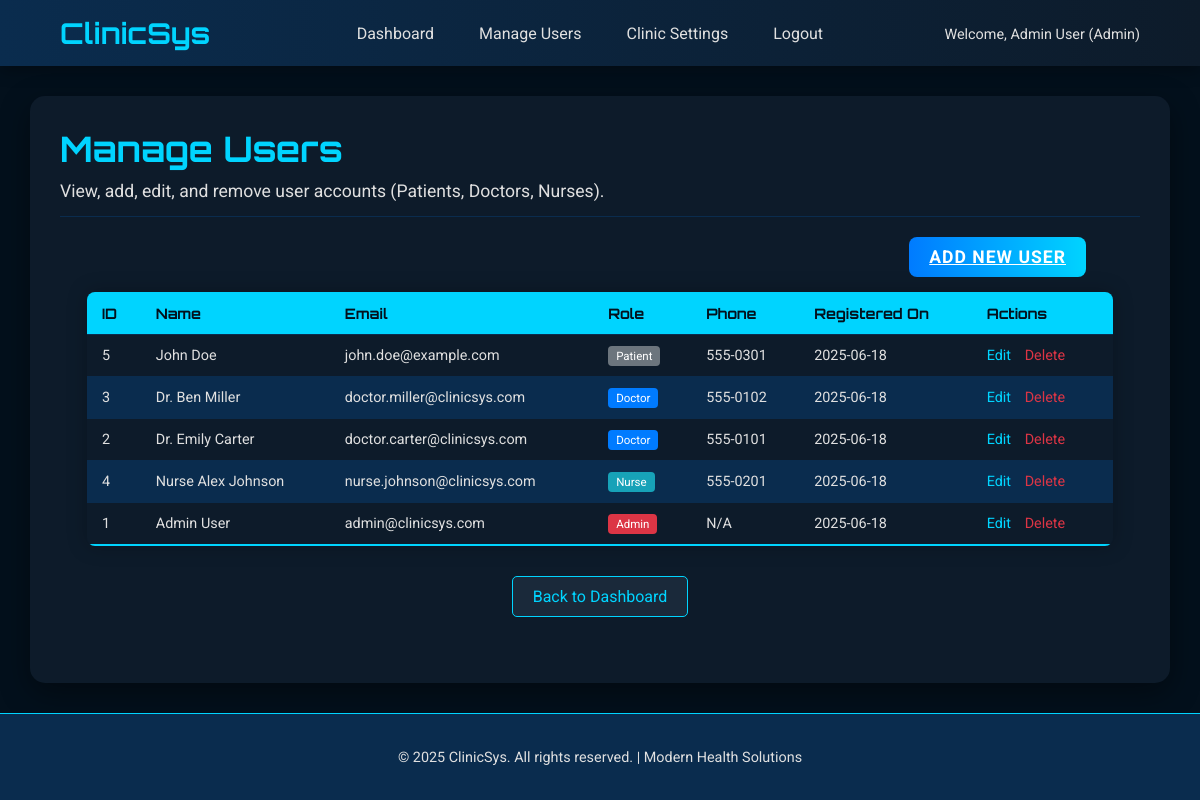
The page /manage_users.php (signed in) on the database its author committed.
### tables this page shows
CREATE TABLE IF NOT EXISTS `users` (
  `id` INT AUTO_INCREMENT PRIMARY KEY,
  `nom` VARCHAR(255) NOT NULL COMMENT 'Full name of the user',
  `email` VARCHAR(255) NOT NULL UNIQUE COMMENT 'Email address, used for login',
  `mot_de_passe` VARCHAR(255) NOT NULL COMMENT 'Hashed password',
  `phone` VARCHAR(50) DEFAULT NULL COMMENT 'Phone number',
  `address` TEXT DEFAULT NULL COMMENT 'Physical address',
  `gender` ENUM('Male', 'Female', 'Other') DEFAULT NULL,
  `date_of_birth` DATE DEFAULT NULL,
  `role` ENUM('patient', 'doctor', 'nurse', 'admin') NOT NULL COMMENT 'Role of the user in the system',
  `created_at` TIMESTAMP DEFAULT CURRENT_TIMESTAMP,
  `updated_at` TIMESTAMP DEFAULT CURRENT_TIMESTAMP ON UPDATE CURRENT_TIMESTAMP
);

### includes/functions.php (called while the page is built, shortened)
<?php
function is_logged_in() {
    return isset($_SESSION["user_id"]);
}
?>

### manage_users.php (the view, shortened to what this page needs)
<?php
require_once 'includes/db.php';
require_once 'includes/header.php';
$page_title = "Manage Users";
$users = [];
$error_message = '';
$sql_fetch_users = "SELECT id, nom, email, role, phone, created_at FROM users ORDER BY role, nom ASC";
$result_users = $conn->query($sql_fetch_users);
if ($result_users) {
    while ($row = $result_users->fetch_assoc()) {
        $users[] = $row;
    }
} else {
    $error_message = "Error fetching users: " . $conn->error;
}
?>
<div class="dashboard-header">
    <h1><?php echo $page_title; ?></h1>
    <p>View, add, edit, and remove user accounts (Patients, Doctors, Nurses).</p>
</div>
<div style="margin-bottom: 20px; text-align: right; max-width: 90%; margin-left:auto; margin-right:auto;">
    <a href="add_user.php" class="btn-login" style="padding: 10px 20px;">Add New User</a>
</div>
<?php if (empty($users) && empty($error_message)): ?>
    <div class="info-message" style="background-color: var(--secondary-color); color: var(--text-color); padding: 20px; border-radius: 8px; text-align: center; margin-top: 20px; max-width: 90%; margin-left:auto; margin-right:auto;">
        <p>No users found.</p>
    </div>
<?php elseif (!empty($users)): ?>
    <div style="max-width: 95%; margin: 0 auto;">
        <table class="content-table animated-table">
            <thead>
                <tr>
                    <th>ID</th>
                    <th>Name</th>
                    <th>Email</th>
                    <th>Role</th>
                    <th>Phone</th>
                    <th>Registered On</th>
                    <th>Actions</th>
                </tr>
            </thead>
            <tbody>
                <?php foreach ($users as $user): ?>
                    <tr>
                        <td><?php echo htmlspecialchars($user['id']); ?></td>
                        <td><?php echo htmlspecialchars($user['nom']); ?></td>
                        <td><?php echo htmlspecialchars($user['email']); ?></td>
                        <td><span class="status-<?php echo strtolower(htmlspecialchars($user['role'])); ?>"><?php echo ucfirst(htmlspecialchars($user['role'])); ?></span></td>
                        <td><?php echo htmlspecialchars($user['phone'] ?? 'N/A'); ?></td>
                        <td><?php echo htmlspecialchars(date("Y-m-d", strtotime($user['created_at']))); ?></td>
                        <td class="action-links">
                            <a href="edit_user.php?user_id=<?php echo $user['id']; ?>">Edit</a>
                            <?php if ($user['id'] !== $_SESSION['user_id']):  ?>
                            <a href="manage_users.php?action=delete&user_id=<?php echo $user['id']; ?>" onclick="return confirm('Are you sure you want to delete this user? This action cannot be undone.');" style="color: #dc3545;">Delete</a>
                            <?php endif; ?>
                        </td>
                    </tr>
                <?php endforeach; ?>
            </tbody>
        </table>
    </div>
<?php endif; ?>
<div style="text-align: center; margin-top: 30px;">
    <a href="admin_dashboard.php" class="btn-secondary">Back to Dashboard</a>
</div>
<?php
require_once 'includes/footer.php';
?>

### includes/header.php (shortened to what this page needs)
<?php
require_once 'functions.php';
$user_name = isset($_SESSION['user_name']) ? htmlspecialchars($_SESSION['user_name']) : 'Guest';
$user_role = isset($_SESSION['user_role']) ? htmlspecialchars($_SESSION['user_role']) : '';
$nav_links = [];
if (is_logged_in()) {
    $nav_links['Dashboard'] = 'dashboard.php';
    if ($user_role === 'admin') {
        $nav_links['Manage Users'] = '#';
        $nav_links['Clinic Settings'] = '#';
    }
    $nav_links['Logout'] = 'logout.php';
} else {
    $nav_links['Login'] = 'index.php';
    $nav_links['Register'] = 'register.php';
}
?>
<!DOCTYPE html>
<html lang="en">
<head>
    <link rel="stylesheet" href="css/style.css">
    <link rel="stylesheet" href="css/dashboard_style.css">
</head>
<body>
    <header class="main-header">
        <div class="header-container">
            <div class="logo">
                <a href="<?php echo is_logged_in() ? 'dashboard.php' : 'index.php'; ?>">ClinicSys</a>
            </div>
            <nav class="main-nav">
                <ul>
                    <?php foreach ($nav_links as $title => $url): ?>
                        <li><a href="<?php echo $url; ?>"><?php echo $title; ?></a></li>
                    <?php endforeach; ?>
                </ul>
            </nav>
            <?php if (is_logged_in()): ?>
            <div class="user-info">
                <span>Welcome, <?php echo $user_name; ?> (<?php echo ucfirst($user_role); ?>)</span>
            </div>
            <?php endif; ?>
        </div>
    </header>
    <main class="main-content">

### includes/footer.php (shortened to what this page needs)
    </main>
    <footer class="main-footer">
        <div class="footer-container">
            <p>&copy; <?php echo date("Y"); ?> ClinicSys. All rights reserved. | Modern Health Solutions</p>
        </div>
    </footer>
</body>
</html>

### css/style.css (style rules this page uses)
:root { --primary-color: #007bff; --secondary-color: #0A2C4E; --accent-color: #00D4FF; --text-color: #E0E0E0; --text-dark: #333333; --bg-light: #FFFFFF; --bg-dark: #03101C; --bg-panel: #0D1B2A; --border-color: #0056b3; --input-bg: #1A293A; --input-border: #007bff; --font-primary: 'Roboto', sans-serif; --font-headings: 'Orbitron', sans-serif; }
body { font-family: var(--font-primary); margin: 0; padding: 0; background-color: var(--bg-dark); color: var(--text-color); display: flex; justify-content: center; align-items: center; min-height: 100vh; overflow: hidden; }
.btn-login { width: 100%; padding: 15px; background: linear-gradient(90deg, var(--primary-color) 0%, var(--accent-color) 100%); border: none; border-radius: 8px; color: var(--bg-light); font-size: 1.1em; font-weight: bold; cursor: pointer; transition: transform 0.2s ease, box-shadow 0.3s ease; text-transform: uppercase; letter-spacing: 1px; }

### css/dashboard_style.css (style rules this page uses)
body { display: flex; flex-direction: column; align-items: stretch; background-color: var(--bg-dark); min-height: 100vh; }
.main-header { background: linear-gradient(90deg, var(--secondary-color), var(--bg-panel)); padding: 15px 0; box-shadow: 0 5px 15px rgba(0,0,0,0.3); position: sticky; top: 0; z-index: 1000; animation: slideDownHeader 0.7s ease-out; }
.header-container { width: 90%; max-width: 1400px; margin: 0 auto; display: flex; justify-content: space-between; align-items: center; }
.logo a { font-family: var(--font-headings); font-size: 1.8em; color: var(--accent-color); text-decoration: none; font-weight: 700; }
.main-nav ul { list-style: none; padding: 0; margin: 0; display: flex; }
.main-nav ul li { margin-left: 25px; }
.main-nav ul li a { color: var(--text-color); text-decoration: none; font-size: 1em; padding: 5px 10px; border-radius: 5px; transition: background-color 0.3s ease, color 0.3s ease; }
.user-info span { color: var(--text-color); font-size: 0.9em; }
.main-content { flex-grow: 1; width: 90%; max-width: 1400px; margin: 30px auto; padding: 30px; background-color: var(--bg-panel); border-radius: 15px; box-shadow: 0 10px 30px rgba(0,0,0,0.4); animation: fadeInContent 1s ease-out 0.5s backwards; }
.dashboard-header { margin-bottom: 30px; padding-bottom: 15px; border-bottom: 1px solid var(--secondary-color); }
.dashboard-header h1 { font-family: var(--font-headings); color: var(--accent-color); margin: 0 0 10px 0; font-size: 2.2em; }
.dashboard-header p { color: var(--text-light); font-size: 1.1em; margin: 0; }
.content-table { width: 100%; border-collapse: collapse; margin: 25px 0; font-size: 0.9em; border-radius: 8px; overflow: hidden; box-shadow: 0 0 20px rgba(0,0,0,0.25); }
.content-table thead tr { background-color: var(--accent-color); color: var(--bg-dark); text-align: left; font-weight: bold; font-family: var(--font-headings); }
.content-table th, .content-table td { padding: 12px 15px; border-bottom: 1px solid var(--secondary-color); }
.content-table tbody tr { background-color: var(--bg-panel); color: var(--text-color); transition: background-color 0.2s ease; }
.content-table tbody tr:nth-of-type(even) { background-color: var(--secondary-color); }
.content-table tbody tr:last-of-type { border-bottom: 2px solid var(--accent-color); }
.content-table .action-links a { color: var(--accent-color); margin-right: 10px; text-decoration: none; transition: color 0.2s ease; }
.main-footer { background-color: var(--secondary-color); color: var(--text-color); text-align: center; padding: 20px 0; margin-top: auto; font-size: 0.9em; border-top: 1px solid var(--accent-color); }
.footer-container { width: 90%; max-width: 1400px; margin: 0 auto; }
.status-doctor { background-color: #007bff; color: white; padding: 3px 8px; border-radius: 4px; font-size: 0.8em; }
.status-nurse { background-color: #17a2b8; color: white; padding: 3px 8px; border-radius: 4px; font-size: 0.8em; }
.status-patient { background-color: #6c757d; color: white; padding: 3px 8px; border-radius: 4px; font-size: 0.8em; }
.status-admin { background-color: #dc3545; color: white; padding: 3px 8px; border-radius: 4px; font-size: 0.8em; }
.btn-secondary { padding: 10px 20px; background-color: var(--input-bg); color: var(--accent-color); border: 1px solid var(--accent-color); border-radius: 5px; text-decoration: none; transition: background-color 0.3s, color 0.3s; display: inline-block; text-align: center; }
.animated-table { animation: fadeInUpTable 0.8s ease-out forwards; }

### rows shown on the page
users: id "5", nom "John Doe", email "john.doe@example.com", role "Patient", phone "555-0301", created_at "2025-06-18"
users: id "3", nom "Dr. Ben Miller", email "doctor.miller@clinicsys.com", role "Doctor", phone "555-0102", created_at "2025-06-18"
users: id "2", nom "Dr. Emily Carter", email "doctor.carter@clinicsys.com", role "Doctor", phone "555-0101", created_at "2025-06-18"
users: id "4", nom "Nurse Alex Johnson", email "nurse.johnson@clinicsys.com", role "Nurse", phone "555-0201", created_at "2025-06-18"
users: id "1", nom "Admin User", email "admin@clinicsys.com", role "Admin", phone "N/A", created_at "2025-06-18"

### other values the page prints
$title "Dashboard"
$title "Manage Users"
$title "Clinic Settings"
$title "Logout"
$user_name "Admin User"
$user_role "Admin"
$page_title "Manage Users"
